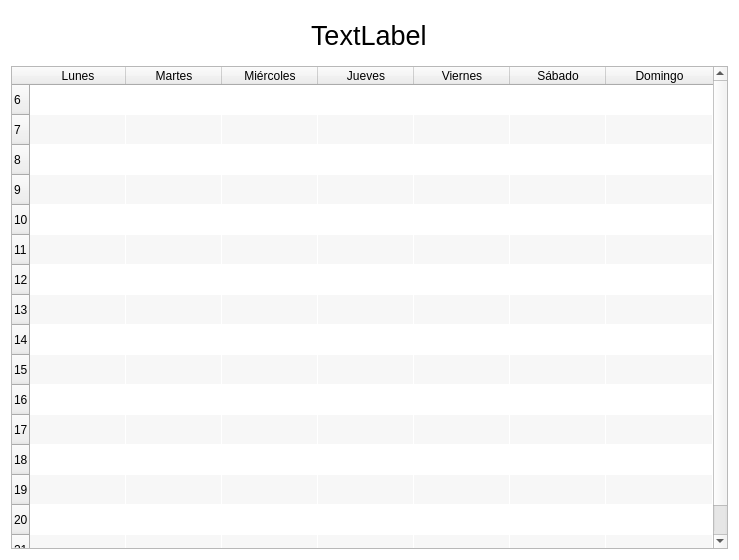
<?xml version="1.0" encoding="UTF-8"?>
<ui version="4.0">
 <class>Agenda</class>
 <widget class="QDialog" name="Agenda">
  <property name="geometry">
   <rect>
    <x>0</x>
    <y>0</y>
    <width>739</width>
    <height>560</height>
   </rect>
  </property>
  <property name="minimumSize">
   <size>
    <width>0</width>
    <height>0</height>
   </size>
  </property>
  <property name="windowTitle">
   <string>Dialog</string>
  </property>
  <property name="styleSheet">
   <string notr="true">QDialog {
	background: white;
}

#pb_left, #pb_right{
	width: auto;
	border: 0px;
	max-width: 40px;
	min-width: 40px;
	max-height: 40px;
	background-color:none;
}
#l_mont{
	size:20px;
}

#agenda QPushButton {
	min-height: auto;
	color: pink;
	border:none;
	text-align:center;
	font-size:15px;
	background-color:#00796b;
	color: #FFFFFF
}
#agenda QPushButton:hover{
	background-color:#4db6ac;
	color: #000000;
}</string>
  </property>
  <layout class="QGridLayout" name="gridLayout">
   <item row="1" column="0">
    <widget class="QTableWidget" name="agenda">
     <property name="focusPolicy">
      <enum>Qt::StrongFocus</enum>
     </property>
     <property name="styleSheet">
      <string notr="true"/>
     </property>
     <property name="autoScrollMargin">
      <number>16</number>
     </property>
     <property name="editTriggers">
      <set>QAbstractItemView::NoEditTriggers</set>
     </property>
     <property name="alternatingRowColors">
      <bool>true</bool>
     </property>
     <property name="iconSize">
      <size>
       <width>0</width>
       <height>0</height>
      </size>
     </property>
     <property name="verticalScrollMode">
      <enum>QAbstractItemView::ScrollPerItem</enum>
     </property>
     <property name="gridStyle">
      <enum>Qt::NoPen</enum>
     </property>
     <property name="sortingEnabled">
      <bool>false</bool>
     </property>
     <property name="wordWrap">
      <bool>true</bool>
     </property>
     <attribute name="horizontalHeaderCascadingSectionResizes">
      <bool>true</bool>
     </attribute>
     <attribute name="horizontalHeaderDefaultSectionSize">
      <number>96</number>
     </attribute>
     <attribute name="horizontalHeaderShowSortIndicator" stdset="0">
      <bool>false</bool>
     </attribute>
     <attribute name="horizontalHeaderStretchLastSection">
      <bool>true</bool>
     </attribute>
     <row>
      <property name="text">
       <string>6</string>
      </property>
     </row>
     <row>
      <property name="text">
       <string>7</string>
      </property>
     </row>
     <row>
      <property name="text">
       <string>8</string>
      </property>
     </row>
     <row>
      <property name="text">
       <string>9</string>
      </property>
     </row>
     <row>
      <property name="text">
       <string>10</string>
      </property>
     </row>
     <row>
      <property name="text">
       <string>11</string>
      </property>
     </row>
     <row>
      <property name="text">
       <string>12</string>
      </property>
     </row>
     <row>
      <property name="text">
       <string>13</string>
      </property>
     </row>
     <row>
      <property name="text">
       <string>14</string>
      </property>
     </row>
     <row>
      <property name="text">
       <string>15</string>
      </property>
     </row>
     <row>
      <property name="text">
       <string>16</string>
      </property>
     </row>
     <row>
      <property name="text">
       <string>17</string>
      </property>
     </row>
     <row>
      <property name="text">
       <string>18</string>
      </property>
     </row>
     <row>
      <property name="text">
       <string>19</string>
      </property>
     </row>
     <row>
      <property name="text">
       <string>20</string>
      </property>
     </row>
     <row>
      <property name="text">
       <string>21</string>
      </property>
     </row>
     <column>
      <property name="text">
       <string>Lunes</string>
      </property>
     </column>
     <column>
      <property name="text">
       <string>Martes</string>
      </property>
     </column>
     <column>
      <property name="text">
       <string>Miércoles</string>
      </property>
     </column>
     <column>
      <property name="text">
       <string>Jueves</string>
      </property>
     </column>
     <column>
      <property name="text">
       <string>Viernes</string>
      </property>
     </column>
     <column>
      <property name="text">
       <string>Sábado</string>
      </property>
     </column>
     <column>
      <property name="text">
       <string>Domingo</string>
      </property>
     </column>
     <item row="0" column="0">
      <property name="text">
       <string/>
      </property>
      <property name="textAlignment">
       <set>AlignCenter</set>
      </property>
     </item>
    </widget>
   </item>
   <item row="0" column="0">
    <widget class="QWidget" name="widget" native="true">
     <layout class="QGridLayout" name="gridLayout_2">
      <item row="0" column="0" alignment="Qt::AlignHCenter">
       <widget class="QPushButton" name="pb_right">
        <property name="text">
         <string/>
        </property>
        <property name="icon">
         <iconset>
          <normaloff>../icons/left-chevron.svg</normaloff>../icons/left-chevron.svg</iconset>
        </property>
        <property name="iconSize">
         <size>
          <width>40</width>
          <height>40</height>
         </size>
        </property>
       </widget>
      </item>
      <item row="0" column="1" alignment="Qt::AlignHCenter">
       <widget class="QLabel" name="l_month">
        <property name="font">
         <font>
          <pointsize>20</pointsize>
         </font>
        </property>
        <property name="text">
         <string>TextLabel</string>
        </property>
       </widget>
      </item>
      <item row="0" column="2" alignment="Qt::AlignHCenter">
       <widget class="QPushButton" name="pb_left">
        <property name="text">
         <string/>
        </property>
        <property name="icon">
         <iconset>
          <normaloff>../icons/right-chevron.svg</normaloff>../icons/right-chevron.svg</iconset>
        </property>
        <property name="iconSize">
         <size>
          <width>40</width>
          <height>40</height>
         </size>
        </property>
       </widget>
      </item>
     </layout>
    </widget>
   </item>
  </layout>
 </widget>
 <resources/>
 <connections/>
</ui>
